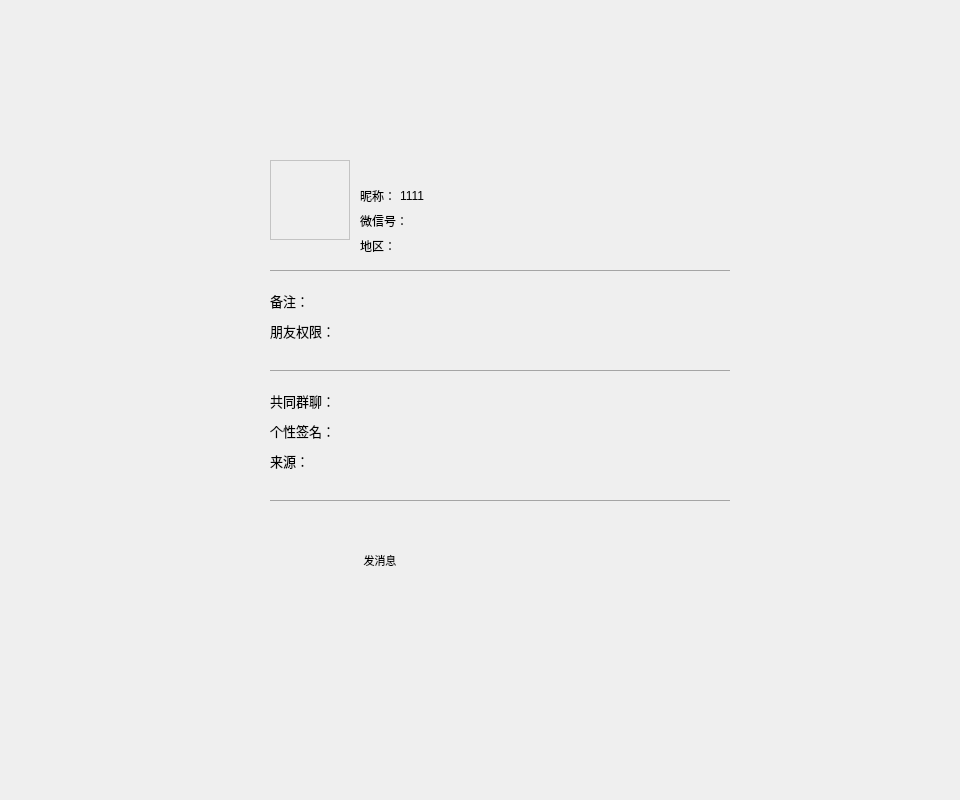
<?xml version="1.0" encoding="UTF-8"?>
<ui version="4.0">
 <class>friendinfowidget</class>
 <widget class="QWidget" name="friendinfowidget">
  <property name="geometry">
   <rect>
    <x>0</x>
    <y>0</y>
    <width>960</width>
    <height>800</height>
   </rect>
  </property>
  <property name="windowTitle">
   <string>Form</string>
  </property>
  <widget class="QLabel" name="label_8">
   <property name="geometry">
    <rect>
     <x>270</x>
     <y>370</y>
     <width>460</width>
     <height>1</height>
    </rect>
   </property>
   <property name="styleSheet">
    <string notr="true">background-color: rgb(165, 165, 165);</string>
   </property>
   <property name="text">
    <string/>
   </property>
  </widget>
  <widget class="QPushButton" name="friendinfowidget_sendmsg_btn">
   <property name="geometry">
    <rect>
     <x>350</x>
     <y>550</y>
     <width>60</width>
     <height>21</height>
    </rect>
   </property>
   <property name="font">
    <font>
     <pointsize>8</pointsize>
    </font>
   </property>
   <property name="styleSheet">
    <string notr="true">/*background-color: rgb(33, 150, 243);
border:0px;
border-radius:5px

</string>
   </property>
   <property name="text">
    <string>发消息</string>
   </property>
   <property name="flat">
    <bool>true</bool>
   </property>
  </widget>
  <widget class="QLabel" name="friendsinfowidget_user_label">
   <property name="geometry">
    <rect>
     <x>420</x>
     <y>210</y>
     <width>161</width>
     <height>21</height>
    </rect>
   </property>
   <property name="text">
    <string/>
   </property>
  </widget>
  <widget class="QLabel" name="label_6">
   <property name="geometry">
    <rect>
     <x>360</x>
     <y>235</y>
     <width>51</width>
     <height>21</height>
    </rect>
   </property>
   <property name="text">
    <string>地区：</string>
   </property>
  </widget>
  <widget class="QLabel" name="friendinfowidget_chatname_label">
   <property name="geometry">
    <rect>
     <x>360</x>
     <y>150</y>
     <width>171</width>
     <height>41</height>
    </rect>
   </property>
   <property name="font">
    <font>
     <pointsize>11</pointsize>
    </font>
   </property>
   <property name="text">
    <string/>
   </property>
  </widget>
  <widget class="QLabel" name="label_10">
   <property name="geometry">
    <rect>
     <x>270</x>
     <y>290</y>
     <width>54</width>
     <height>21</height>
    </rect>
   </property>
   <property name="font">
    <font>
     <pointsize>10</pointsize>
    </font>
   </property>
   <property name="text">
    <string>备注：</string>
   </property>
  </widget>
  <widget class="QLabel" name="label_7">
   <property name="geometry">
    <rect>
     <x>363</x>
     <y>510</y>
     <width>35</width>
     <height>35</height>
    </rect>
   </property>
   <property name="font">
    <font>
     <pointsize>10</pointsize>
    </font>
   </property>
   <property name="text">
    <string/>
   </property>
   <property name="pixmap">
    <pixmap resource="../img.qrc">:/chat/chat.svg</pixmap>
   </property>
   <property name="scaledContents">
    <bool>true</bool>
   </property>
   <property name="alignment">
    <set>Qt::AlignCenter</set>
   </property>
  </widget>
  <widget class="QLabel" name="label_12">
   <property name="geometry">
    <rect>
     <x>270</x>
     <y>390</y>
     <width>71</width>
     <height>21</height>
    </rect>
   </property>
   <property name="font">
    <font>
     <pointsize>10</pointsize>
    </font>
   </property>
   <property name="text">
    <string>共同群聊：</string>
   </property>
  </widget>
  <widget class="QLabel" name="friendsinfowidget_head_label">
   <property name="geometry">
    <rect>
     <x>270</x>
     <y>160</y>
     <width>80</width>
     <height>80</height>
    </rect>
   </property>
   <property name="styleSheet">
    <string notr="true">border:1px solid;
border-color: rgb(195, 195, 195);</string>
   </property>
   <property name="frameShape">
    <enum>QFrame::Box</enum>
   </property>
   <property name="text">
    <string/>
   </property>
   <property name="scaledContents">
    <bool>true</bool>
   </property>
  </widget>
  <widget class="QLabel" name="label_2">
   <property name="geometry">
    <rect>
     <x>270</x>
     <y>270</y>
     <width>460</width>
     <height>1</height>
    </rect>
   </property>
   <property name="styleSheet">
    <string notr="true">background-color: rgb(165, 165, 165);</string>
   </property>
   <property name="text">
    <string/>
   </property>
  </widget>
  <widget class="QLabel" name="label_11">
   <property name="geometry">
    <rect>
     <x>270</x>
     <y>320</y>
     <width>71</width>
     <height>21</height>
    </rect>
   </property>
   <property name="font">
    <font>
     <pointsize>10</pointsize>
    </font>
   </property>
   <property name="text">
    <string>朋友权限：</string>
   </property>
  </widget>
  <widget class="QLabel" name="label_9">
   <property name="geometry">
    <rect>
     <x>270</x>
     <y>500</y>
     <width>460</width>
     <height>1</height>
    </rect>
   </property>
   <property name="styleSheet">
    <string notr="true">background-color: rgb(165, 165, 165);</string>
   </property>
   <property name="text">
    <string/>
   </property>
  </widget>
  <widget class="QLabel" name="label_5">
   <property name="geometry">
    <rect>
     <x>400</x>
     <y>185</y>
     <width>161</width>
     <height>21</height>
    </rect>
   </property>
   <property name="text">
    <string>1111</string>
   </property>
  </widget>
  <widget class="QLabel" name="label_3">
   <property name="geometry">
    <rect>
     <x>360</x>
     <y>185</y>
     <width>41</width>
     <height>21</height>
    </rect>
   </property>
   <property name="text">
    <string>昵称：</string>
   </property>
  </widget>
  <widget class="QLabel" name="label_4">
   <property name="geometry">
    <rect>
     <x>360</x>
     <y>210</y>
     <width>51</width>
     <height>21</height>
    </rect>
   </property>
   <property name="text">
    <string>微信号：</string>
   </property>
  </widget>
  <widget class="QLabel" name="label_13">
   <property name="geometry">
    <rect>
     <x>270</x>
     <y>420</y>
     <width>71</width>
     <height>21</height>
    </rect>
   </property>
   <property name="font">
    <font>
     <pointsize>10</pointsize>
    </font>
   </property>
   <property name="text">
    <string>个性签名：</string>
   </property>
  </widget>
  <widget class="QLabel" name="label_14">
   <property name="geometry">
    <rect>
     <x>270</x>
     <y>450</y>
     <width>71</width>
     <height>21</height>
    </rect>
   </property>
   <property name="font">
    <font>
     <pointsize>10</pointsize>
    </font>
   </property>
   <property name="text">
    <string>来源：</string>
   </property>
  </widget>
 </widget>
 <resources>
  <include location="../img.qrc"/>
 </resources>
 <connections/>
</ui>
